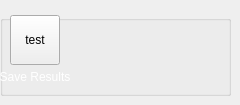
          <widget class="QWidget" name="pageReport">
           <widget class="QGroupBox" name="gboxreport">
            <property name="geometry">
             <rect>
              <x>0</x>
              <y>15</y>
              <width>231</width>
              <height>81</height>
             </rect>
            </property>
            <property name="title">
             <string/>
            </property>
            <widget class="QLabel" name="label_15">
             <property name="geometry">
              <rect>
               <x>-5</x>
               <y>50</y>
               <width>80</width>
               <height>25</height>
              </rect>
             </property>
             <property name="text">
              <string>&lt;html&gt;&lt;head/&gt;&lt;body&gt;&lt;p align=&quot;center&quot;&gt;&lt;span style=&quot; font-size:9pt; color:#ffffff;&quot;&gt;Save Results&lt;/span&gt;&lt;/p&gt;&lt;/body&gt;&lt;/html&gt;</string>
             </property>
            </widget>
            <widget class="QToolButton" name="btnSave">
             <property name="geometry">
              <rect>
               <x>10</x>
               <y>0</y>
               <width>50</width>
               <height>50</height>
              </rect>
             </property>
             <property name="text">
              <string>test</string>
             </property>
             <property name="icon">
              <iconset resource="resource.qrc">
               <normaloff>:/newPrefix/Icons/save.svg</normaloff>:/newPrefix/Icons/save.svg</iconset>
             </property>
             <property name="iconSize">
              <size>
               <width>32</width>
               <height>32</height>
              </size>
             </property>
            </widget>
           </widget>
          </widget>
